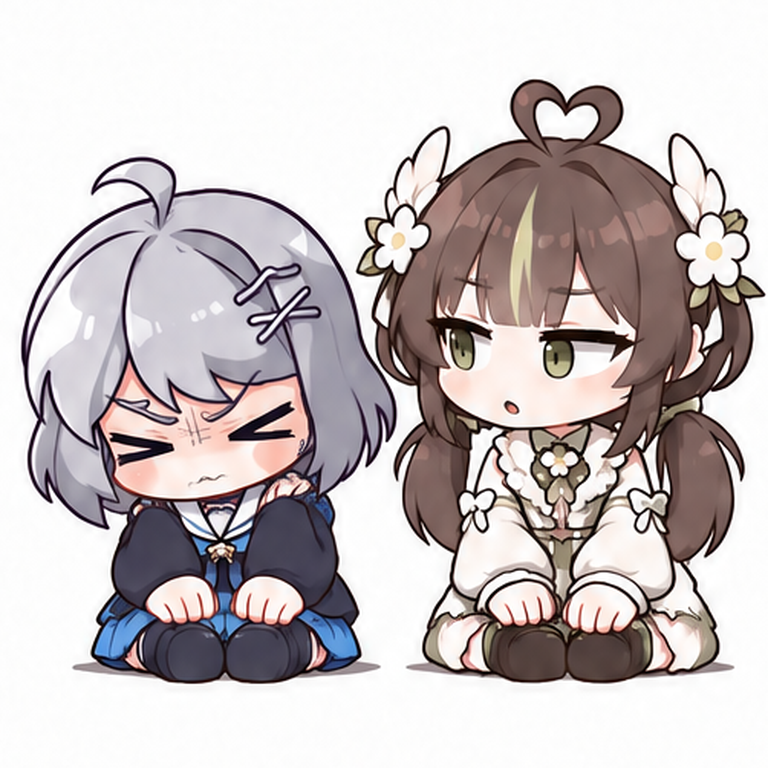
#> input picture docs/changes/20261116-motion-prop-v12/03-strip0-cell04.png, 768 x 768 px
$ python -i repair_v12_r3.py   (imports and definitions only)
#> lines starting #> are read from the running program, lines starting #| are printed output that depends on the picture; after the words box and inside, x2 and y2 are one past the last pixel; in counts of white or black regions, pixels touching at a corner belong together
#> further down, picture is the input picture: PIL image 768x768 RGB; mean R, G, B 199, 191.6, 192.4
#!/usr/bin/env python3
"""Original-pixel mouth phase trial and local metronome registration. No API."""
from pathlib import Path
import json,hashlib
import numpy as np
from PIL import Image,ImageSequence,ImageDraw
from scipy.ndimage import label,binary_fill_holes,binary_dilation,distance_transform_edt,map_coordinates

DOC=Path(__file__).resolve().parent;ROOT=DOC.parents[2]
SRC03=ROOT/'emotes/sunburst/agent-emotes/03-awake/versions/20261115-user-color-reference/v11-color-r5/03-v11-CANDIDATE-master-768.gif'
SRC11=ROOT/'emotes/sunburst/agent-emotes/11-count/versions/20261115-desk-continuity/v10-desk-r1/11-v10-CANDIDATE-master-768.gif'

# [4 lines left out: function load, not called in this run]
def quantize(before,after,mask):
 p=before.quantize(colors=256,method=Image.Quantize.MAXCOVERAGE,dither=Image.Dither.NONE)
 assert p.convert('RGB').tobytes()==before.tobytes()
 q=after.quantize(palette=p,dither=Image.Dither.NONE);p.paste(q,(0,0),Image.fromarray(mask.astype('uint8')*255))
 assert np.array_equal(np.array(p.convert('RGB'))[~mask],np.array(before)[~mask])
 return p

def mouth_trial(im):
 donor=Image.open(DOC/'03-strip0-cell04.png').convert('RGB');a=np.array(im);b=np.array(donor)
 # The original cell's closed mouth is a real earlier expression, not a
 # synthesized in-between. Both source shoulder fingers are outside this mask.
 polygon=[(171,469),(195,461),(234,460),(248,469),(250,482),(230,490),(198,496),(178,496),(171,487)]
 mm=Image.new('L',im.size);ImageDraw.Draw(mm).polygon(polygon,fill=255);mask=np.array(mm)>0
#> after `mm = Image.new('L', im.size)`: mm: PIL image 768x768 L; every value is 0
#> after `ImageDraw.Draw(mm).polygon(polygon, fill=255)`:
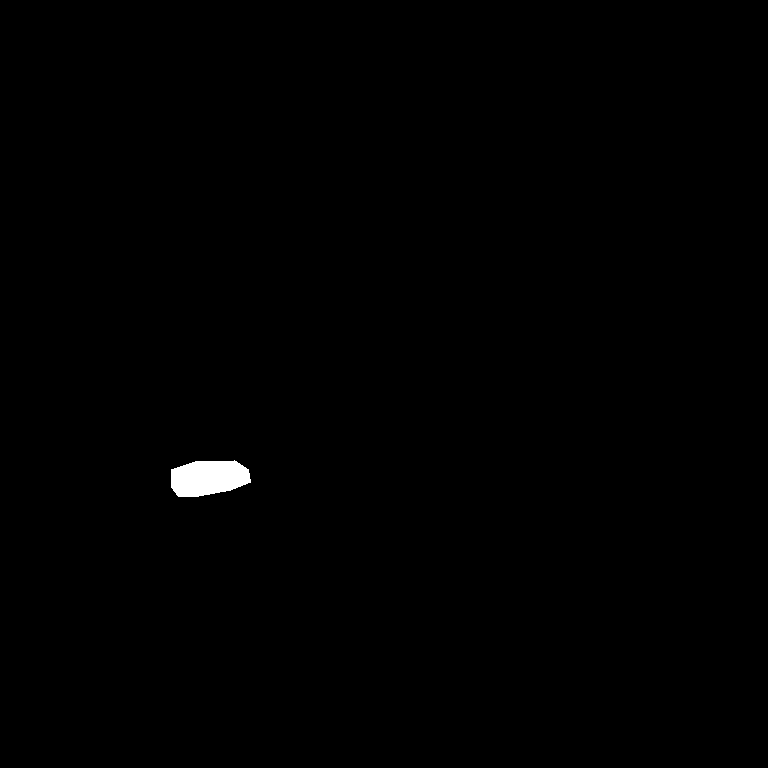
#> mm: PIL image 768x768 L; 0.39% white; 1 white region, box (x1, y1, x2, y2) and area: (171, 460, 251, 497) 2328
 alpha=np.clip(distance_transform_edt(mask)/2,0,1)
 paint=np.rint(a*(1-alpha[:,:,None])+b*alpha[:,:,None]).astype('uint8')
 q=quantize(im,Image.fromarray(paint),mask)
 return q,mask,{'source':'strip-0 cell4','frame':5,'polygon':polygon,'inward_feather_px':2,'status':'mouth-only partial candidate, does not resolve body pose jump'}

# [55 lines left out: functions wood_geometry, prop_mask, prop_repair, prototype, not called in this run]

# [1 line not run here, left out]

>>> from PIL import Image
>>> picture = Image.open('../03-strip0-cell04.png')
#> (the run stopped early here; a loop or call above may not have finished)
